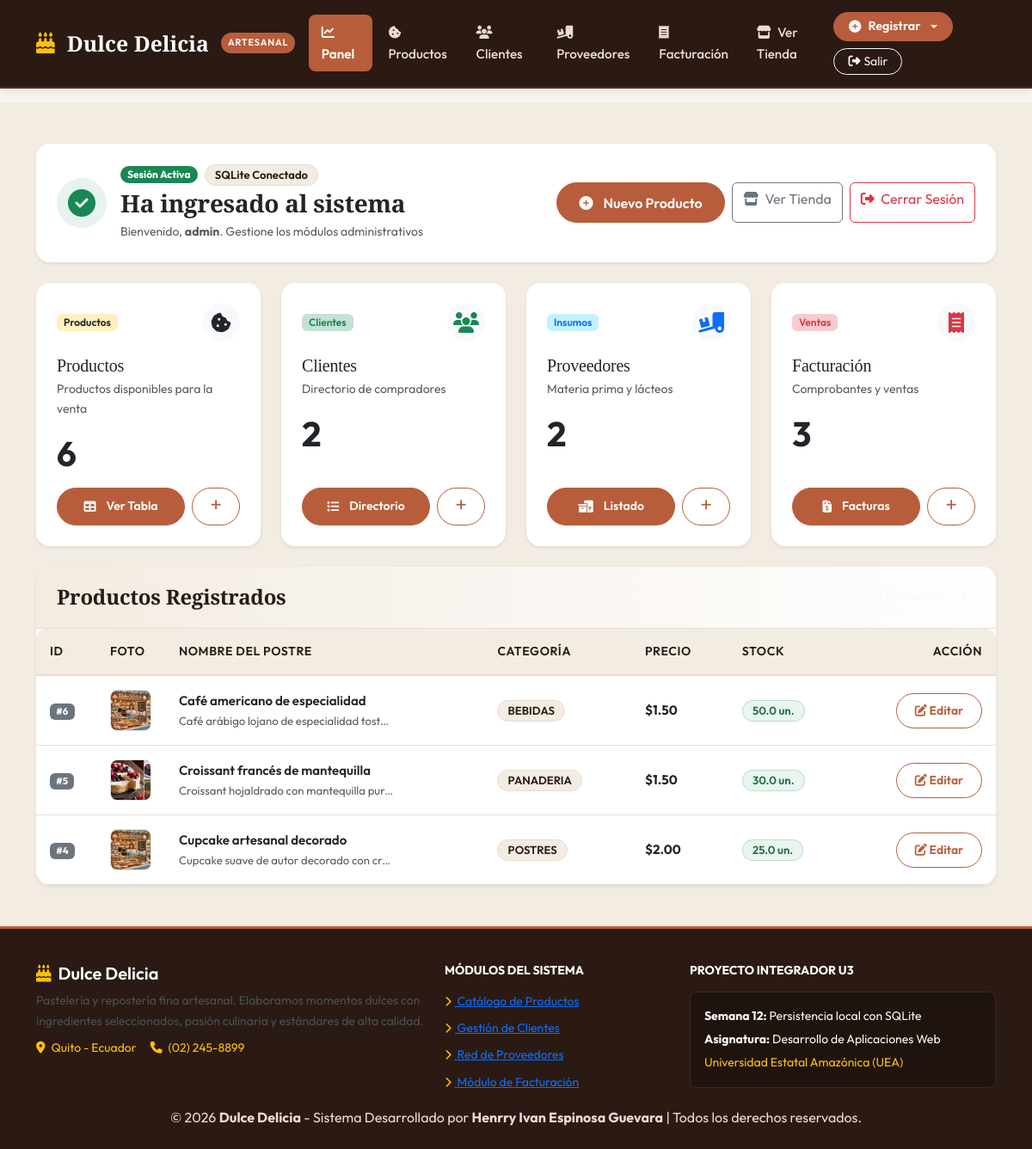
The page /panel (signed in) on the database its author committed.
### tables this page shows
CREATE TABLE productos (
            id_producto INTEGER PRIMARY KEY AUTOINCREMENT,
            id_categoria_producto INTEGER NOT NULL REFERENCES categorias_producto(id_categoria_producto),
            id_unidad INTEGER NOT NULL REFERENCES unidades_medida(id_unidad),
            codigo TEXT NOT NULL UNIQUE,
            nombre TEXT NOT NULL,
            descripcion TEXT,
            precio_venta REAL NOT NULL CHECK (precio_venta >= 0),
            costo_referencial REAL NOT NULL DEFAULT 0 CHECK (costo_referencial >= 0),
            stock_actual REAL NOT NULL DEFAULT 0 CHECK (stock_actual >= 0),
            stock_minimo REAL NOT NULL DEFAULT 0 CHECK (stock_minimo >= 0),
            imagen TEXT DEFAULT 'img/CHEESCAKE.png',
            activo INTEGER NOT NULL DEFAULT 1,
            fecha_registro TEXT NOT NULL DEFAULT (datetime('now', 'localtime'))
        );

CREATE TABLE categorias_producto (
            id_categoria_producto INTEGER PRIMARY KEY AUTOINCREMENT,
            nombre TEXT NOT NULL UNIQUE,
            descripcion TEXT,
            activo INTEGER NOT NULL DEFAULT 1
        );

### app.py (the view)
@app.route('/panel')
@login_requerido
def panel():
    conn = obtener_conexion()
    cursor = conn.cursor()
    cursor.execute("SELECT COUNT(*) FROM productos")
    total_productos = cursor.fetchone()[0]
    cursor.execute("SELECT COUNT(*) FROM clientes")
    total_clientes = cursor.fetchone()[0]
    cursor.execute("SELECT COUNT(*) FROM proveedores")
    total_proveedores = cursor.fetchone()[0]
    cursor.execute("SELECT COUNT(*) FROM facturas")
    total_facturas = cursor.fetchone()[0]
    cursor.execute('''
        SELECT
            p.id_producto AS id,
            p.id_producto,
            p.codigo,
            p.nombre,
            p.descripcion,
            p.precio_venta AS precio,
            p.precio_venta,
            p.stock_actual AS stock,
            p.stock_actual,
            p.stock_minimo,
            p.imagen,
            cp.nombre AS categoria,
            u.abreviatura AS unidad
        FROM productos p
        JOIN categorias_producto cp ON p.id_categoria_producto = cp.id_categoria_producto
        JOIN unidades_medida u ON p.id_unidad = u.id_unidad
        ORDER BY p.id_producto DESC
        LIMIT 3
    ''')
    ultimos_productos = cursor.fetchall()
    conn.close()
    metricas = {
        "total_productos": total_productos,
        "total_clientes": total_clientes,
        "total_proveedores": total_proveedores,
        "total_facturas": total_facturas
    }
    return render_template('panel.html', metricas=metricas, ultimos_productos=ultimos_productos)

### templates/panel.html (shortened to what this page needs)
{% extends "base.html" %}
{% block content %}
<section class="py-5" style="background-color: var(--c-crema); min-height: 80vh;">
  <div class="container">
    <div class="card card-artesanal border-0 shadow-sm mb-4">
      <div class="card-body p-4 d-flex flex-wrap align-items-center justify-content-between gap-3">
        <div class="d-flex align-items-center gap-3">
          <div class="rounded-circle bg-success bg-opacity-10 text-success d-flex align-items-center justify-content-center" style="width: 58px; height: 58px; min-width: 58px;">
            <i class="fa-solid fa-circle-check fs-2"></i>
          </div>
          <div>
            <div class="d-flex align-items-center gap-2 mb-1">
              <span class="badge bg-success px-2 py-1 rounded-pill small">Sesión Activa</span>
              <span class="badge badge-artesanal badge-moka">SQLite Conectado</span>
            </div>
            <h1 class="h3 fw-bold text-dark mb-1">Ha ingresado al sistema</h1>
            <p class="text-muted small mb-0">
              Bienvenido, <strong>{{ session.get('usuario') }}</strong>. Gestione los módulos administrativos
            </p>
          </div>
        </div>
        <div class="d-flex gap-2 flex-wrap">
          <a href="{{ url_for('nuevo_producto') }}" class="btn btn-caramelo">
            <i class="fa-solid fa-circle-plus me-1"></i> Nuevo Producto
          </a>
          <a href="{{ url_for('inicio') }}" class="btn btn-outline-secondary" target="_blank" title="Ver cómo ven los clientes la página">
            <i class="fa-solid fa-store me-1"></i> Ver Tienda
          </a>
          <a href="{{ url_for('logout') }}" class="btn btn-outline-danger">
            <i class="fa-solid fa-right-from-bracket me-1"></i> Cerrar Sesión
          </a>
        </div>
      </div>
    </div>
    <div class="row g-4 mb-4">
      <div class="col-md-6 col-lg-3">
        <div class="card card-artesanal h-100 border-0 shadow-sm">
          <div class="card-body p-4 d-flex flex-column">
            <div class="d-flex justify-content-between align-items-center mb-3">
              <span class="badge bg-warning bg-opacity-25 text-dark fw-semibold px-2 py-1 rounded">Productos</span>
              <div class="rounded-circle bg-light d-flex align-items-center justify-content-center text-caramelo" style="width: 44px; height: 44px;">
                <i class="fa-solid fa-cookie-bite fs-4"></i>
              </div>
            </div>
            <h2 class="h5 card-title mb-1">Productos</h2>
            <p class="text-muted small mb-3">Productos disponibles para la venta</p>
            <div class="display-6 fw-bold text-dark mb-3">{{ metricas.total_productos }}</div>
            <div class="mt-auto d-flex gap-2">
              <a href="{{ url_for('productos') }}" class="btn btn-sm btn-caramelo flex-grow-1">
                <i class="fa-solid fa-table me-1"></i> Ver Tabla
              </a>
              <a href="{{ url_for('nuevo_producto') }}" class="btn btn-sm btn-outline-caramelo" title="Agregar Producto">
                <i class="fa-solid fa-plus"></i>
              </a>
            </div>
          </div>
        </div>
      </div>
      <div class="col-md-6 col-lg-3">
        <div class="card card-artesanal h-100 border-0 shadow-sm">
          <div class="card-body p-4 d-flex flex-column">
            <div class="d-flex justify-content-between align-items-center mb-3">
              <span class="badge bg-success bg-opacity-25 text-success fw-semibold px-2 py-1 rounded">Clientes</span>
              <div class="rounded-circle bg-light d-flex align-items-center justify-content-center text-success" style="width: 44px; height: 44px;">
                <i class="fa-solid fa-users fs-4"></i>
              </div>
            </div>
            <h2 class="h5 card-title mb-1">Clientes</h2>
            <p class="text-muted small mb-3">Directorio de compradores</p>
            <div class="display-6 fw-bold text-dark mb-3">{{ metricas.total_clientes }}</div>
            <div class="mt-auto d-flex gap-2">
              <a href="{{ url_for('clientes') }}" class="btn btn-sm btn-caramelo flex-grow-1">
                <i class="fa-solid fa-list me-1"></i> Directorio
              </a>
              <a href="{{ url_for('nuevo_cliente') }}" class="btn btn-sm btn-outline-caramelo" title="Nuevo Cliente">
                <i class="fa-solid fa-plus"></i>
              </a>
            </div>
          </div>
        </div>
      </div>
      <div class="col-md-6 col-lg-3">
        <div class="card card-artesanal h-100 border-0 shadow-sm">
          <div class="card-body p-4 d-flex flex-column">
            <div class="d-flex justify-content-between align-items-center mb-3">
              <span class="badge bg-info bg-opacity-25 text-primary fw-semibold px-2 py-1 rounded">Insumos</span>
              <div class="rounded-circle bg-light d-flex align-items-center justify-content-center text-primary" style="width: 44px; height: 44px;">
                <i class="fa-solid fa-truck-ramp-box fs-4"></i>
              </div>
            </div>
            <h2 class="h5 card-title mb-1">Proveedores</h2>
            <p class="text-muted small mb-3">Materia prima y lácteos</p>
            <div class="display-6 fw-bold text-dark mb-3">{{ metricas.total_proveedores }}</div>
            <div class="mt-auto d-flex gap-2">
              <a href="{{ url_for('proveedores') }}" class="btn btn-sm btn-caramelo flex-grow-1">
                <i class="fa-solid fa-boxes-packing me-1"></i> Listado
              </a>
              <a href="{{ url_for('nuevo_proveedor') }}" class="btn btn-sm btn-outline-caramelo" title="Nuevo Proveedor">
                <i class="fa-solid fa-plus"></i>
              </a>
            </div>
          </div>
        </div>
      </div>
      <div class="col-md-6 col-lg-3">
        <div class="card card-artesanal h-100 border-0 shadow-sm">
          <div class="card-body p-4 d-flex flex-column">
            <div class="d-flex justify-content-between align-items-center mb-3">
              <span class="badge bg-danger bg-opacity-25 text-danger fw-semibold px-2 py-1 rounded">Ventas</span>
              <div class="rounded-circle bg-light d-flex align-items-center justify-content-center text-danger" style="width: 44px; height: 44px;">
                <i class="fa-solid fa-receipt fs-4"></i>
              </div>
            </div>
            <h2 class="h5 card-title mb-1">Facturación</h2>
            <p class="text-muted small mb-3">Comprobantes y ventas</p>
            <div class="display-6 fw-bold text-dark mb-3">{{ metricas.total_facturas }}</div>
            <div class="mt-auto d-flex gap-2">
              <a href="{{ url_for('facturacion') }}" class="btn btn-sm btn-caramelo flex-grow-1">
                <i class="fa-solid fa-file-invoice-dollar me-1"></i> Facturas
              </a>
              <a href="{{ url_for('nueva_factura') }}" class="btn btn-sm btn-outline-caramelo" title="Emitir Factura">
                <i class="fa-solid fa-plus"></i>
              </a>
            </div>
          </div>
        </div>
      </div>
    </div>
    <div class="card card-artesanal border-0 shadow-sm">
      <div class="card-header-artesanal d-flex justify-content-between align-items-center">
        <div>
          <h2 class="h4 mb-0 text-white"> Productos Registrados</h2>
        </div>
        <a href="{{ url_for('productos') }}" class="btn btn-sm btn-outline-light rounded-pill">
          Ver Tabla Completa <i class="fa-solid fa-arrow-right ms-1"></i>
        </a>
      </div>
      <div class="card-body p-0">
        <div class="table-responsive">
          <table class="table-artesanal align-middle mb-0">
            <thead>
              <tr>
                <th style="width: 70px;">ID</th>
                <th style="width: 80px;">Foto</th>
                <th>Nombre del Postre</th>
                <th>Categoría</th>
                <th>Precio</th>
                <th>Stock</th>
                <th class="text-end">Acción</th>
              </tr>
            </thead>
            <tbody>
              {% for p in ultimos_productos %}
              <tr>
                <td><span class="badge bg-secondary">#{{ p.id }}</span></td>
                <td>
                  <img src="{{ url_for('static', filename=p.imagen) }}" alt="{{ p.nombre }}" class="rounded-3 border" style="width: 48px; height: 48px; object-fit: cover;">
                </td>
                <td>
                  <span class="fw-semibold text-dark">{{ p.nombre }}</span>
                  <small class="text-muted d-block text-truncate" style="max-width: 250px;">{{ p.descripcion }}</small>
                </td>
                <td><span class="badge badge-artesanal badge-moka">{{ p.categoria }}</span></td>
                <td class="fw-bold text-dark">${{ "%.2f"|format(p.precio) }}</td>
                <td>
                  {% if p.stock > 0 %}
                    <span class="badge badge-artesanal badge-exito">{{ p.stock }} un.</span>
                  {% else %}
                    <span class="badge badge-artesanal badge-peligro">Agotado</span>
                  {% endif %}
                </td>
                <td class="text-end">
                  <a href="{{ url_for('editar_producto', id=p.id) }}" class="btn btn-sm btn-outline-caramelo">
                    <i class="fa-solid fa-pen-to-square"></i> Editar
                  </a>
                </td>
              </tr>
              {% else %}
              <tr>
                <td colspan="7" class="text-center py-4 text-muted">No hay productos en la base de datos.</td>
              </tr>
              {% endfor %}
            </tbody>
          </table>
        </div>
      </div>
    </div>
  </div>
</section>
{% endblock %}

### rows shown on the page
productos: id "6", imagen (picture), nombre "Café americano de especialidad", descripcion "Café arábigo lojano de especialidad tost…", categoria "BEBIDAS", precio "1.50", stock "50.0"
productos: id "5", imagen (picture), nombre "Croissant francés de mantequilla", descripcion "Croissant hojaldrado con mantequilla pur…", categoria "PANADERIA", precio "1.50", stock "30.0"
productos: id "4", imagen (picture), nombre "Cupcake artesanal decorado", descripcion "Cupcake suave de autor decorado con cr…", categoria "POSTRES", precio "2.00", stock "25.0"

### other values the page prints
{{ session.get('usuario') }} "admin"
{{ metricas.total_productos }} "6"
{{ metricas.total_clientes }} "2"
{{ metricas.total_proveedores }} "2"
{{ metricas.total_facturas }} "3"
